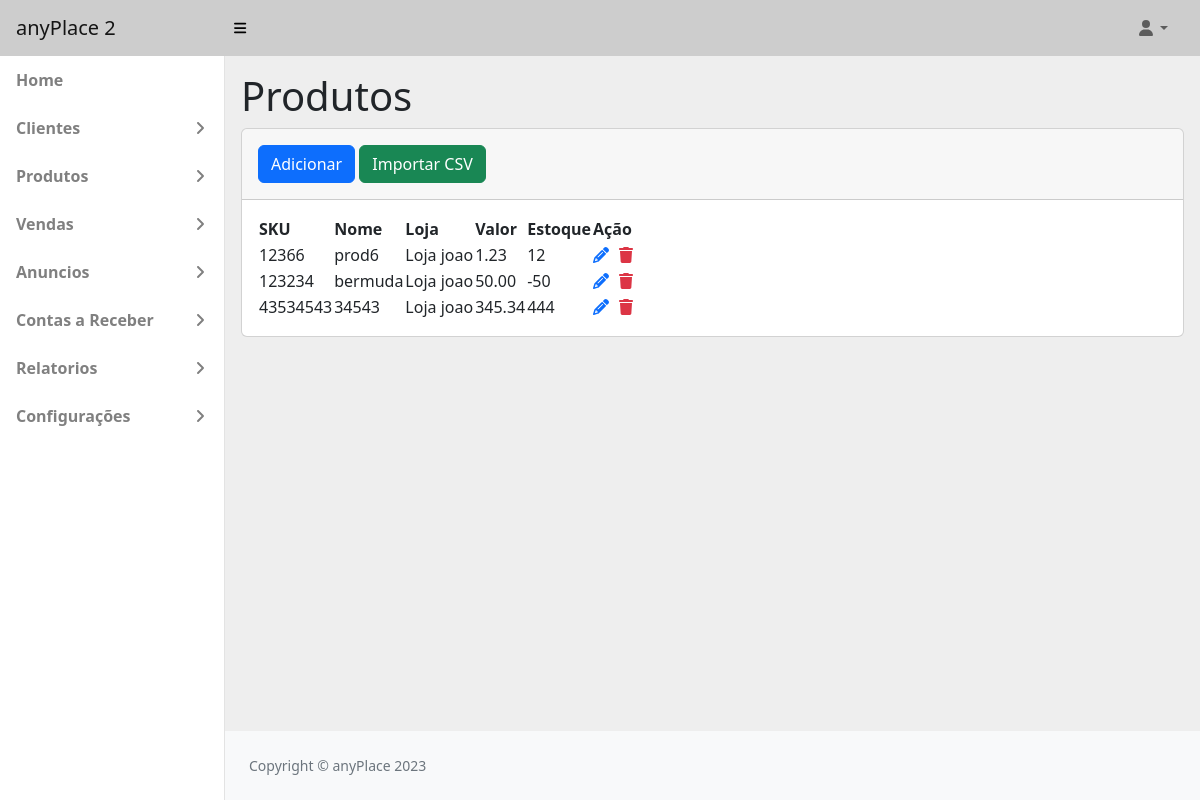
The app's page /produtos (signed in) with its own data.
### tables this page shows
CREATE TABLE `configuracao` (
  `id` int NOT NULL,
  `nomeSistema` varchar(255) NOT NULL,
  `nomeAdministrador` varchar(255) NOT NULL,
  `logo` varchar(255) DEFAULT NULL
);

CREATE TABLE `produto` (
  `id` int NOT NULL,
  `idCliente` int NOT NULL,
  `idCategoria` int NOT NULL,
  `idMarca` int NOT NULL,
  `nome` varchar(255) NOT NULL,
  `sku` varchar(125) NOT NULL,
  `valor` decimal(10,2) NOT NULL DEFAULT '0.00',
  `estoque` int NOT NULL,
  `peso` decimal(10,2) NOT NULL,
  `descricao` mediumtext NOT NULL,
  `descricaoResumida` varchar(255) NOT NULL,
  `status` int NOT NULL
);

CREATE TABLE `pessoa` (
  `id` int NOT NULL,
  `nome` varchar(255) NOT NULL,
  `loja` varchar(255) NOT NULL,
  `cnpj` varchar(20) NOT NULL,
  `email` varchar(255) NOT NULL,
  `telefone` varchar(20) DEFAULT NULL,
  `celular` varchar(20) DEFAULT NULL,
  `contato` varchar(125) NOT NULL,
  `endereco` varchar(255) NOT NULL,
  `status` int NOT NULL
);

### src/utils/RenderView.php (called while the page is built, shortened)
<?php
class RenderView
{
    public function loadView($view, $args = '')
    {
        require_once __DIR__ . "/../views/$view.php";
    }
}

### src/controllers/ProdutoController.php (called while the page is built, shortened)
<?php
class ProdutoController extends RenderView{
    public function index(){
        $this->loadView('produtos',
        [
            'titulo' => 'Lista de Produtos',
            'param' => Configuracao::getConfiguracao(),
            'produtos' => Produto::getProdutos(),
            'clientes' => Cliente::getClientes()
        ]);
    }
}

### src/index.php (called while the page is built, shortened)
<?php
require_once __DIR__.'/core/Core.php';
require_once __DIR__.'/router/routes.php';
$core = new Core();
$core->run($routes);

### src/models/Configuracao.php (called while the page is built, shortened)
<?php
class Configuracao extends Database
{
    public function __construct($data){
        $this->nomeSistema = $data["nomeSistema"]??'';
    }
    public static function getConfiguracao(){
        try{
            $pdo = self::getConnection();
            $stm = $pdo->query("SELECT * from configuracao where id=1");
            return new Configuracao($stm->fetch(PDO::FETCH_ASSOC));
        }catch(PDOException $e){
            throw new Exception(print_r($e->errorInfo));
        }
    }
}

### src/models/Produto.php (called while the page is built, shortened)
<?php
class Produto extends Database
{
    public function __construct($data){
        $this->id = $data["id"]??0;
        $this->nome = $data["nome"]??'';
        $this->loja = $data["loja"]??'';
        $this->sku = $data["sku"]??'';
        $this->valor = $data["valor"]??0;
        $this->estoque = $data["estoque"]??0;
    }
    public static function getProdutos(){
        try{
        $pdo = self::getConnection();
        $sql = "SELECT pr.*, p.loja, p.nome as nomeCliente FROM produto pr inner join pessoa p on p.id = pr.idCliente WHERE p.status!=999 AND pr.status!=999";
        $stm = $pdo->query($sql);
        $produtos = array();
        while($row = $stm->fetch(PDO::FETCH_ASSOC)){
            $produtos[] = new Produto($row);
        }
        return $produtos;
        }catch(PDOException $e){
            throw new Exception(print_r($e->errorInfo));
        }
    }
}

### src/views/produtos.php (the view, shortened to what this page needs)
<?php include_once('header.php'); ?>
<main>
    <div class="container-fluid p-3">
        <div class="row">
            <h1>Produtos</h1>
        </div>
        <div class="card">
            <div class="card-header p-3">
                <?php if(allow('1')):?>
                <a href="/addproduto" class="btn btn-primary">Adicionar</a>
                <a href="#" onclick="openCSV()" class="btn btn-success">Importar CSV</a>
                <?php endif;?>
            </div>
            <div class="card-body">
                <?php if (!empty($produtos)): ?>
                    <div class="table-responsive">
                        <table id="tabela-produtos" class="">
                            <thead>
                                <tr>
                                    <th>SKU</th>
                                    <th>Nome</th>
                                    <th>Loja</th>
                                    <th>Valor</th>
                                    <th>Estoque</th>
                                    <th>Ação</th>
                                </tr>
                            </thead>
                            <tbody>
                                <?php if ($produtos)
                                    foreach ($produtos as $produto): ?>
                                        <tr>
                                            <td>
                                                <?= $produto->sku ?? '' ?>
                                            </td>
                                            <td>
                                                <?= $produto->nome ?? '' ?>
                                            </td>
                                            <td>
                                                <?= $produto->loja ?? '' ?>
                                            </td>
                                            <td class="valor">
                                                <?= $produto->valor ?? '' ?>
                                            </td>
                                            <td>
                                                <?= $produto->estoque ?? '' ?>
                                            </td>
                                            <td class="actions">
                                                <a onclick="openModal(<?= $produto->id ?? 0 ?>)" class="table-link"><i
                                                        class="fa-solid fa-pencil"></i></a>
                                                <a onclick="deletar(<?= $produto->id ?? 0 ?>)" class="table-link text-danger"><i
                                                        class="fa-solid fa-trash"></i></a>
                                            </td>
                                        </tr>
                                    <?php endforeach; ?>
                            </tbody>
                        </table>
                    </div>
                <?php else: ?>
                    <span>Nenhum produto cadastrado.</span>
                <?php endif; ?>
            </div>
        </div>
    </div>
</main>
<?php include_once('footer.php'); ?>

### src/core/Core.php (shortened to what this page needs)
<?php
class Core
{
    public function run($routes)
    {
        $url = '/';
        isset($_GET['url']) ? $url .= $_GET['url'] : '';
        ($url != '/') ? $url = rtrim($url, '/') : $url;
        foreach ($routes as $path => $controller) {
            $pattern = '#^' . preg_replace('/{id}/', '([\w-]+|\d+)', $path) . '$#';
            if (preg_match($pattern, $url, $matches)) {
                array_shift($matches);
                [$currentController, $action] = explode('@', $controller);
                $newController = new $currentController();
                $newController->$action($matches[0]??'');
            }
        }
    }
}
function allow($grupos){
    $grupos = explode(',',$grupos);
    return in_array($_SESSION['grupo'],$grupos);
}

### src/views/header.php
<!DOCTYPE html>
<html lang="en">
<?php require_once('head.php'); ?>
<body class="sb-nav-fixed">
    <?php include_once('navbar.php');?>
    <div id="layoutSidenav">
        <?php include_once('sidebar.php'); ?>
        <div id="layoutSidenav_content">

### src/views/head.php (shortened to what this page needs)
<head>
        <link rel="stylesheet" href="https://cdnjs.cloudflare.com/ajax/libs/font-awesome/6.0.0-beta3/css/all.min.css">
        <link href="https://cdn.datatables.net/v/dt/dt-1.13.6/datatables.min.css" rel="stylesheet">
        <link href="https://cdn.jsdelivr.net/npm/sweetalert2@11.7.28/dist/sweetalert2.min.css" rel="stylesheet">
        <link href="https://cdn.jsdelivr.net/npm/simple-datatables@7.1.2/dist/style.min.css" rel="stylesheet" />
        <link href="../assets/css/styles.css" rel="stylesheet" />
    </head>

### src/views/navbar.php (shortened to what this page needs)
<nav class="sb-topnav navbar navbar-expand">
            <a class="navbar-brand ps-3" href="index.php"><?=$param->nomeSistema??''?></a>
            <button class="btn btn-link btn-sm order-1 order-lg-0 me-4 me-lg-0" id="sidebarToggle" href="#!"><i class="fas fa-bars"></i></button>
            <ul class="navbar-nav ms-auto me-3 me-lg-4">
                <li class="nav-item dropdown">
                    <a class="nav-link dropdown-toggle" id="navbarDropdown" href="#" role="button" data-bs-toggle="dropdown" aria-expanded="false"><i class="fas fa-user fa-fw"></i></a>
                </li>
            </ul>
        </nav>

### src/views/sidebar.php (shortened to what this page needs)
<div id="layoutSidenav_nav">
                <nav class="sb-sidenav accordion" id="sidenavAccordion">
                    <div class="sb-sidenav-menu">
                        <div class="nav">
                            <a class="nav-link" href="/">
                                Home
                            </a>
                            <?php if(allow('1')):?>
                            <a class="nav-link collapsed" href="#" data-bs-toggle="collapse" data-bs-target="#collapseClientes" aria-expanded="false" aria-controls="collapseLayouts">
                                Clientes <div class="sb-sidenav-collapse-arrow"><i class="fas fa-angle-down"></i></div>
                            </a>
                            <?php endif;?>
                            <?php if(allow('1,2')):?>
                            <a class="nav-link collapsed" href="#" data-bs-toggle="collapse" data-bs-target="#collapseProdutos" aria-expanded="false" aria-controls="collapsePages">
                                Produtos <div class="sb-sidenav-collapse-arrow"><i class="fas fa-angle-down"></i></div>
                            </a>
                            <?php endif;?>
                            <?php if(allow('1')):?>
                            <a class="nav-link collapsed" href="#" data-bs-toggle="collapse" data-bs-target="#collapseVendas" aria-expanded="false" aria-controls="collapsePages">
                                Vendas <div class="sb-sidenav-collapse-arrow"><i class="fas fa-angle-down"></i></div>
                            </a>
                            <a class="nav-link collapsed" href="#" data-bs-toggle="collapse" data-bs-target="#collapseAnuncios" aria-expanded="false" aria-controls="collapsePages">
                                Anuncios <div class="sb-sidenav-collapse-arrow"><i class="fas fa-angle-down"></i></div>
                            </a>
                            <a class="nav-link collapsed" href="#" data-bs-toggle="collapse" data-bs-target="#collapseContasReceber" aria-expanded="false" aria-controls="collapsePages">
                                Contas a Receber <div class="sb-sidenav-collapse-arrow"><i class="fas fa-angle-down"></i></div>
                            </a>
                            <a class="nav-link collapsed" href="#" data-bs-toggle="collapse" data-bs-target="#collapseRelatorios" aria-expanded="false" aria-controls="collapsePages">
                                Relatorios <div class="sb-sidenav-collapse-arrow"><i class="fas fa-angle-down"></i></div>
                            </a>
                            <a class="nav-link collapsed" href="#" data-bs-toggle="collapse" data-bs-target="#collapseConfiguracoes" aria-expanded="false" aria-controls="collapsePages">
                                Configurações <div class="sb-sidenav-collapse-arrow"><i class="fas fa-angle-down"></i></div>
                            </a>
                        <?php endif;?>
                        </div>
                    </div>
                </nav>
            </div>

### src/views/footer.php (shortened to what this page needs)
<footer class="py-4 bg-light mt-auto">
                    <div class="container-fluid px-4">
                        <div class="d-flex align-items-center justify-content-between small">
                            <div class="text-muted">Copyright &copy; anyPlace 2023</div>
                        </div>
                    </div>
                </footer>
            </div>
        </div>
    </body>
</html>

### records on screen
configuracao: nomeSistema "anyPlace 2"
produto: sku "12366", nome "prod6", pessoa.loja "Loja joao", valor "1.23", estoque "12"
produto: sku "123234", nome "bermuda", pessoa.loja "Loja joao", valor "50.00", estoque "-50"
produto: sku "43534543", nome "34543", pessoa.loja "Loja joao", valor "345.34", estoque "444"
